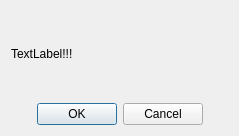
<?xml version="1.0" encoding="UTF-8"?>
<ui version="4.0">
 <class>Dialog</class>
 <widget class="QDialog" name="Dialog">
  <property name="geometry">
   <rect>
    <x>0</x>
    <y>0</y>
    <width>239</width>
    <height>136</height>
   </rect>
  </property>
  <property name="windowTitle">
   <string>Dialog!!!!!!!!!!!!!</string>
  </property>
  <layout class="QVBoxLayout" name="verticalLayout_2">
   <item>
    <layout class="QVBoxLayout" name="verticalLayout">
     <item>
      <widget class="QLabel" name="sure_label">
       <property name="text">
        <string>TextLabel!!!</string>
       </property>
      </widget>
     </item>
     <item>
      <widget class="QDialogButtonBox" name="buttonBox">
       <property name="orientation">
        <enum>Qt::Horizontal</enum>
       </property>
       <property name="standardButtons">
        <set>QDialogButtonBox::Cancel|QDialogButtonBox::Ok</set>
       </property>
       <property name="centerButtons">
        <bool>true</bool>
       </property>
      </widget>
     </item>
    </layout>
   </item>
  </layout>
 </widget>
 <resources/>
 <connections>
  <connection>
   <sender>buttonBox</sender>
   <signal>accepted()</signal>
   <receiver>Dialog</receiver>
   <slot>accept()</slot>
   <hints>
    <hint type="sourcelabel">
     <x>248</x>
     <y>254</y>
    </hint>
    <hint type="destinationlabel">
     <x>157</x>
     <y>274</y>
    </hint>
   </hints>
  </connection>
  <connection>
   <sender>buttonBox</sender>
   <signal>rejected()</signal>
   <receiver>Dialog</receiver>
   <slot>reject()</slot>
   <hints>
    <hint type="sourcelabel">
     <x>316</x>
     <y>260</y>
    </hint>
    <hint type="destinationlabel">
     <x>286</x>
     <y>274</y>
    </hint>
   </hints>
  </connection>
 </connections>
</ui>
